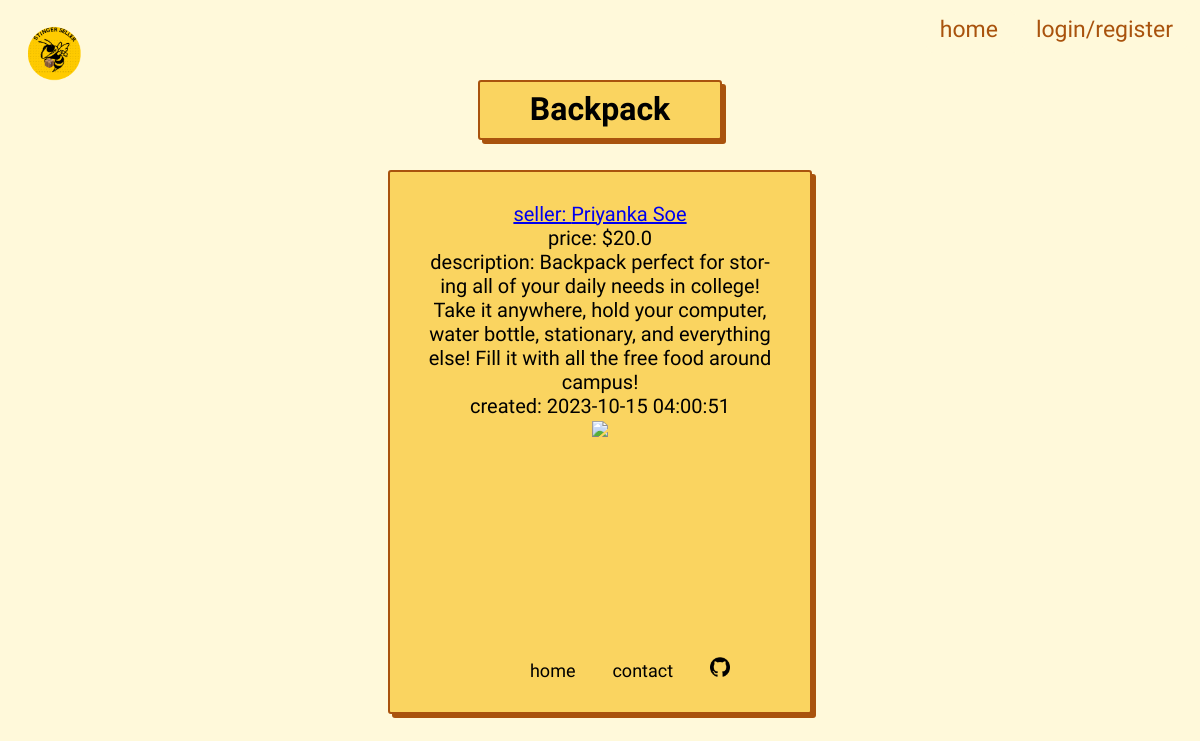
Screenshot of /items/6 with the database file from the repository.
### tables this page shows
CREATE TABLE item (
    id INTEGER PRIMARY KEY AUTOINCREMENT,
    created TIMESTAMP NOT NULL DEFAULT CURRENT_TIMESTAMP,
    processing BOOLEAN NOT NULL DEFAULT FALSE,
    name TEXT NOT NULL,
    seller_id INTEGER NOT NULL,
    price FLOAT NOT NULL,
    description TEXT NOT NULL,
    image_path TEXT NOT NULL,
    stripe_price_id TEXT, note TEXT,

    FOREIGN KEY(seller_id) REFERENCES user(id)
);

CREATE TABLE user (
    id INTEGER PRIMARY KEY AUTOINCREMENT,
    display_name TEXT NOT NULL,
    email TEXT NOT NULL,
    description TEXT NOT NULL,
    contact_method TEXT NOT NULL,
    stripe_id TEXT,
    -- 😬
    password TEXT NOT NULL
);

### app/__init__.py (the view, shortened to what this page needs)
    @app.route("/items/<id>", methods=("GET", "POST"))
    def item_page(id):
        g.users = users
        database = db.get_db()
        item = database.execute("""
        SELECT item.name, user.display_name, item.price, item.description, item.image_path, item.created, item.seller_id
        FROM item JOIN user ON user.id=item.seller_id WHERE item.id = ?
        """, (id,)).fetchone()
        tags = database.execute("SELECT id, name, background_color, text_color FROM tag").fetchall()
        tags = {
            row[0]: {
                "name": row[1],
                "background_color": row[2],
                "text_color": row[3]
            }
            for row in tags
        }
        items_from_db = database.execute("SELECT tag_id FROM itemtags WHERE item_id = ?", (id,)).fetchall()
        item = {
            "name": item[0],
            "seller": item[1],
            "seller_id": item[6],
            "price": item[2],
            "description": item[3],
            "created": item[5],
            "image": url_for("get_image", name=item[4]),
            "tags": [tags[row[0]] for row in items_from_db]
        }
        return render_template("item.html", id=id, item=item, current_user=users.get(request.cookies.get("token")))

### app/db.py (called while the page is built)
def get_db():
    if 'db' not in g:
        g.db = sqlite3.connect(
            current_app.config['DATABASE'],
            detect_types=sqlite3.PARSE_DECLTYPES
        )
        g.db.row_factory = sqlite3.Row
    return g.db

### app/templates/item.html (shortened to what this page needs)
<!DOCTYPE html>
<html lang="en">
<head>
    <link rel="stylesheet" href="{{ url_for('static', filename= 'css/style.css') }}">
    <link rel="stylesheet" href="{{ url_for('static', filename= 'css/item.css') }}">
</head>
<body>
    {% include 'nav.html' %}
    <h1>{{item["name"]}}</h1>
    <div class="item-group">
        <p><a href="{{url_for('seller_page', id=item['seller_id'])}}">seller: {{item["seller"]}}</a></p>
        <p>price: ${{item["price"]}}</p>
        <p>description: {{item["description"]}}</p>
        <p>created: {{item["created"]}}</p>
        <img id="item-img" src="{{item["image"]}}">
    {% include 'footer.html' %}
</body>
</html>

### app/static/css/style.css (style rules this page uses)
:root { --site-title-text: 35px; --title-text: 23px; --body-text: 20px; --small-text: 18px; --font-color: #323232; --font-color-sub: #666; --bg-color: #fff9da; --main-color: #fad460; --main-focus: #a9530d; font-family: 'Nanum Pen Script', cursive; }
body { background-color: var(--bg-color); overflow: hidden; }
* { margin: auto; text-align: center; }
::placeholder { color: var(--main-focus); font-family: 'Nanum Pen Script', cursive; font-size: var(--small-text); }

### app/static/css/item.css (style rules this page uses)
h1 { position: relative; top: -50px; width: 20vw; height: 6vh; background-color: var(--main-color); margin: 20px auto; padding-top: 8px; border: 2px solid var(--main-focus); box-shadow: 4px 4px var(--main-focus); border-radius: 3px; }
.item-group { position: relative; top: -40px; width: 30vw; height: 60vh; background-color: var(--main-color); margin: 20px auto; padding: 30px; border: 2px solid var(--main-focus); box-shadow: 4px 4px var(--main-focus); border-radius: 3px; font-size: var(--body-text); overflow: hidden; overflow-wrap: break-word; hyphens: auto; }
#item-img { height: 20%; }

### rows the page displays
item: name "Backpack", price "20.0", description "Backpack perfect for storing all of your daily needs in college! Take it anywhere, hold your computer, water bottle, stationary, and everything else! Fill it with all the free food around campus!", created "2023-10-15 04:00:51"
user: seller "Priyanka Soe"
